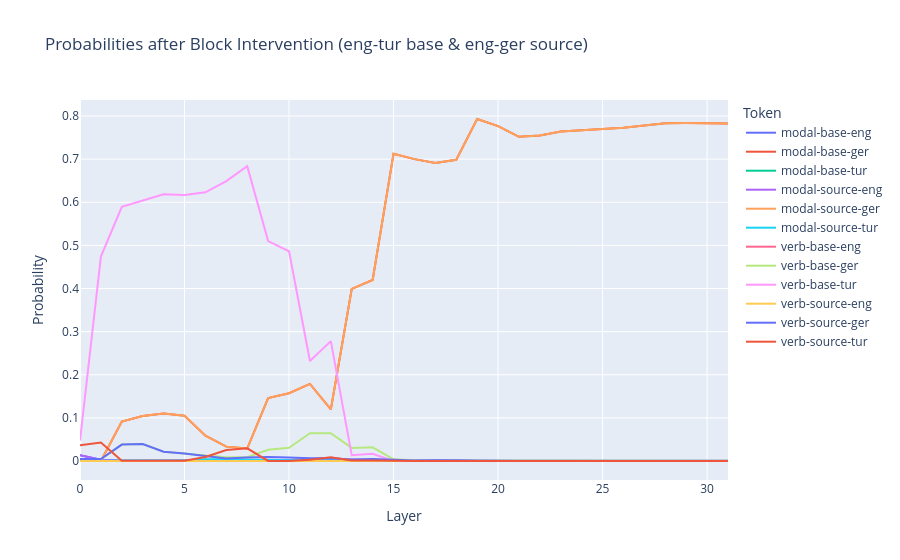

The code cell stored with this chart in its notebook:
### Markdown cell above
### Plotting

### Code cell
# Ensure the 'prob' column is numeric
df['prob'] = pd.to_numeric(df['prob'], errors='coerce')

# Drop rows with NaN in 'prob'
df = df.dropna(subset=['prob'])

# Create a line plot for token probabilities over layers
fig = px.line(
    df.groupby(['token_type', 'layer'], as_index=False)['prob'].mean(),
    x="layer",
    y="prob",
    color="token_type",
    title=f"Probabilities after Block Intervention ({src_lang_base}-{tgt_lang_base} base & {src_lang_source}-{tgt_lang_source} source)",
    labels={"layer": "Layer", "prob": "Probability", "token_type": "Token"},
    # category_orders={"layer": [str(i) for i in range(model.config.n_layer)]},
)

# Show the plot
fig.show()
# fig.write_image(block_intervention_plot_save_path)

### Figure 1 — Plotly figure (JSON) as saved in the notebook; plotly's stock layout.template omitted (floating-point values rounded to 4 significant figures)
{"data": [{"hovertemplate": "Token=modal-base-eng<br>Layer=%{x}<br>Probability=%{y}<extra></extra>", "legendgroup": "modal-base-eng", "line": {"color": "#636efa", "dash": "solid"}, "marker": {"symbol": "circle"}, "mode": "lines", "name": "modal-base-eng", "orientation": "v", "showlegend": true, "type": "scatter", "x": [0, 1, 2, 3, 4, 5, 6, 7, 8, 9, 10, 11, 12, 13, 14, 15, 16, 17, 18, 19, 20, 21, 22, 23, 24, 25, 26, 27, 28, 29, 30, 31], "xaxis": "x", "y": [0.01317, 0.002999, 0.0005158, 0.0004261, 0.0004412, 0.0006274, 0.001343, 0.001537, 0.001357, 0.001753, 0.001802, 0.003165, 0.003743, 0.003287, 0.003134, 0.0005773, 0.0009919, 0.001105, 0.001225, 0.0002652, 3.481e-05, 1.824e-05, 1.091e-05, 1.021e-05, 8.919e-06, 6.611e-06, 6.382e-06, 4.581e-06, 3.284e-06, 2.478e-06, 2.18e-06, 2.166e-06], "yaxis": "y"}, {"hovertemplate": "Token=modal-base-ger<br>Layer=%{x}<br>Probability=%{y}<extra></extra>", "legendgroup": "modal-base-ger", "line": {"color": "#EF553B", "dash": "solid"}, "marker": {"symbol": "circle"}, "mode": "lines", "name": "modal-base-ger", "orientation": "v", "showlegend": true, "type": "scatter", "x": [0, 1, 2, 3, 4, 5, 6, 7, 8, 9, 10, 11, 12, 13, 14, 15, 16, 17, 18, 19, 20, 21, 22, 23, 24, 25, 26, 27, 28, 29, 30, 31], "xaxis": "x", "y": [0.0003202, 0.0002379, 0.0914, 0.1044, 0.1102, 0.105, 0.0587, 0.03334, 0.02898, 0.1458, 0.1571, 0.1788, 0.1197, 0.3992, 0.4197, 0.7127, 0.7001, 0.6913, 0.6985, 0.7931, 0.7766, 0.7517, 0.7548, 0.764, 0.767, 0.7698, 0.773, 0.7778, 0.7831, 0.7836, 0.783, 0.7828], "yaxis": "y"}, {"hovertemplate": "Token=modal-base-tur<br>Layer=%{x}<br>Probability=%{y}<extra></extra>", "legendgroup": "modal-base-tur", "line": {"color": "#00cc96", "dash": "solid"}, "marker": {"symbol": "circle"}, "mode": "lines", "name": "modal-base-tur", "orientation": "v", "showlegend": true, "type": "scatter", "x": [0, 1, 2, 3, 4, 5, 6, 7, 8, 9, 10, 11, 12, 13, 14, 15, 16, 17, 18, 19, 20, 21, 22, 23, 24, 25, 26, 27, 28, 29, 30, 31], "xaxis": "x", "y": [0.0003222, 0.0002618, 0.0004946, 0.0004562, 0.0004117, 0.0008462, 0.003597, 0.002579, 0.001537, 0.002033, 0.001837, 0.001709, 0.002255, 0.0009795, 0.0009377, 2.624e-05, 3.396e-05, 2.632e-05, 1.155e-05, 5.13e-07, 5.345e-08, 2.594e-08, 1.963e-08, 1.752e-08, 1.402e-08, 1.061e-08, 9.294e-09, 6.172e-09, 3.995e-09, 2.824e-09, 2.786e-09, 2.834e-09], "yaxis": "y"}, {"hovertemplate": "Token=modal-source-eng<br>Layer=%{x}<br>Probability=%{y}<extra></extra>", "legendgroup": "modal-source-eng", "line": {"color": "#ab63fa", "dash": "solid"}, "marker": {"symbol": "circle"}, "mode": "lines", "name": "modal-source-eng", "orientation": "v", "showlegend": true, "type": "scatter", "x": [0, 1, 2, 3, 4, 5, 6, 7, 8, 9, 10, 11, 12, 13, 14, 15, 16, 17, 18, 19, 20, 21, 22, 23, 24, 25, 26, 27, 28, 29, 30, 31], "xaxis": "x", "y": [0.01317, 0.002999, 0.0005158, 0.0004261, 0.0004412, 0.0006274, 0.001343, 0.001537, 0.001357, 0.001753, 0.001802, 0.003165, 0.003743, 0.003287, 0.003134, 0.0005773, 0.0009919, 0.001105, 0.001225, 0.0002652, 3.481e-05, 1.824e-05, 1.091e-05, 1.021e-05, 8.919e-06, 6.611e-06, 6.382e-06, 4.581e-06, 3.284e-06, 2.478e-06, 2.18e-06, 2.166e-06], "yaxis": "y"}, {"hovertemplate": "Token=modal-source-ger<br>Layer=%{x}<br>Probability=%{y}<extra></extra>", "legendgroup": "modal-source-ger", "line": {"color": "#FFA15A", "dash": "solid"}, "marker": {"symbol": "circle"}, "mode": "lines", "name": "modal-source-ger", "orientation": "v", "showlegend": true, "type": "scatter", "x": [0, 1, 2, 3, 4, 5, 6, 7, 8, 9, 10, 11, 12, 13, 14, 15, 16, 17, 18, 19, 20, 21, 22, 23, 24, 25, 26, 27, 28, 29, 30, 31], "xaxis": "x", "y": [0.0003202, 0.0002379, 0.0914, 0.1044, 0.1102, 0.105, 0.0587, 0.03334, 0.02898, 0.1458, 0.1571, 0.1788, 0.1197, 0.3992, 0.4197, 0.7127, 0.7001, 0.6913, 0.6985, 0.7931, 0.7766, 0.7517, 0.7548, 0.764, 0.767, 0.7698, 0.773, 0.7778, 0.7831, 0.7836, 0.783, 0.7828], "yaxis": "y"}, {"hovertemplate": "Token=modal-source-tur<br>Layer=%{x}<br>Probability=%{y}<extra></extra>", "legendgroup": "modal-source-tur", "line": {"color": "#19d3f3", "dash": "solid"}, "marker": {"symbol": "circle"}, "mode": "lines", "name": "modal-source-tur", "orientation": "v", "showlegend": true, "type": "scatter", "x": [0, 1, 2, 3, 4, 5, 6, 7, 8, 9, 10, 11, 12, 13, 14, 15, 16, 17, 18, 19, 20, 21, 22, 23, 24, 25, 26, 27, 28, 29, 30, 31], "xaxis": "x", "y": [0.0003222, 0.0002618, 0.0004946, 0.0004562, 0.0004117, 0.0008462, 0.003597, 0.002579, 0.001537, 0.002033, 0.001837, 0.001709, 0.002255, 0.0009795, 0.0009377, 2.624e-05, 3.396e-05, 2.632e-05, 1.155e-05, 5.13e-07, 5.345e-08, 2.594e-08, 1.963e-08, 1.752e-08, 1.402e-08, 1.061e-08, 9.294e-09, 6.172e-09, 3.995e-09, 2.824e-09, 2.786e-09, 2.834e-09], "yaxis": "y"}, {"hovertemplate": "Token=verb-base-eng<br>Layer=%{x}<br>Probability=%{y}<extra></extra>", "legendgroup": "verb-base-eng", "line": {"color": "#FF6692", "dash": "solid"}, "marker": {"symbol": "circle"}, "mode": "lines", "name": "verb-base-eng", "orientation": "v", "showlegend": true, "type": "scatter", "x": [0, 1, 2, 3, 4, 5, 6, 7, 8, 9, 10, 11, 12, 13, 14, 15, 16, 17, 18, 19, 20, 21, 22, 23, 24, 25, 26, 27, 28, 29, 30, 31], "xaxis": "x", "y": [0.0001209, 0.0002195, 5.521e-05, 4.427e-05, 4.374e-05, 5.725e-05, 9.72e-05, 9.862e-05, 0.0001289, 0.0004902, 0.0005443, 0.0005697, 0.0006574, 0.0004726, 0.0005177, 7.065e-05, 5.996e-05, 6.636e-05, 4.619e-05, 2.437e-05, 4.404e-06, 1.95e-06, 1.639e-06, 1.441e-06, 1.493e-06, 1.149e-06, 1.197e-06, 9.992e-07, 9.355e-07, 8.511e-07, 8.263e-07, 8.477e-07], "yaxis": "y"}, {"hovertemplate": "Token=verb-base-ger<br>Layer=%{x}<br>Probability=%{y}<extra></extra>", "legendgroup": "verb-base-ger", "line": {"color": "#B6E880", "dash": "solid"}, "marker": {"symbol": "circle"}, "mode": "lines", "name": "verb-base-ger", "orientation": "v", "showlegend": true, "type": "scatter", "x": [0, 1, 2, 3, 4, 5, 6, 7, 8, 9, 10, 11, 12, 13, 14, 15, 16, 17, 18, 19, 20, 21, 22, 23, 24, 25, 26, 27, 28, 29, 30, 31], "xaxis": "x", "y": [0.004549, 0.00458, 0.03804, 0.03947, 0.02164, 0.01747, 0.01278, 0.008761, 0.008755, 0.02614, 0.03057, 0.06435, 0.0643, 0.03042, 0.03171, 0.003961, 0.001783, 0.001786, 0.001002, 0.001197, 0.0008877, 0.0003299, 0.0003292, 0.0003399, 0.0003351, 0.0002777, 0.0003408, 0.0004907, 0.0004841, 0.0004723, 0.0004156, 0.000413], "yaxis": "y"}, {"hovertemplate": "Token=verb-base-tur<br>Layer=%{x}<br>Probability=%{y}<extra></extra>", "legendgroup": "verb-base-tur", "line": {"color": "#FF97FF", "dash": "solid"}, "marker": {"symbol": "circle"}, "mode": "lines", "name": "verb-base-tur", "orientation": "v", "showlegend": true, "type": "scatter", "x": [0, 1, 2, 3, 4, 5, 6, 7, 8, 9, 10, 11, 12, 13, 14, 15, 16, 17, 18, 19, 20, 21, 22, 23, 24, 25, 26, 27, 28, 29, 30, 31], "xaxis": "x", "y": [0.04741, 0.4742, 0.5896, 0.6039, 0.6187, 0.6169, 0.6231, 0.6493, 0.6838, 0.5099, 0.4863, 0.232, 0.278, 0.0134, 0.01685, 0.0001562, 0.0001203, 9.188e-05, 2.571e-05, 7.652e-07, 3.869e-08, 1.286e-08, 8.938e-09, 8.07e-09, 6.187e-09, 5.762e-09, 4.944e-09, 3.561e-09, 2.493e-09, 1.951e-09, 1.837e-09, 1.829e-09], "yaxis": "y"}, {"hovertemplate": "Token=verb-source-eng<br>Layer=%{x}<br>Probability=%{y}<extra></extra>", "legendgroup": "verb-source-eng", "line": {"color": "#FECB52", "dash": "solid"}, "marker": {"symbol": "circle"}, "mode": "lines", "name": "verb-source-eng", "orientation": "v", "showlegend": true, "type": "scatter", "x": [0, 1, 2, 3, 4, 5, 6, 7, 8, 9, 10, 11, 12, 13, 14, 15, 16, 17, 18, 19, 20, 21, 22, 23, 24, 25, 26, 27, 28, 29, 30, 31], "xaxis": "x", "y": [1.067e-05, 9.201e-06, 1.758e-05, 1.178e-05, 1.26e-05, 1.43e-05, 2.273e-05, 2.306e-05, 2.296e-05, 1.565e-05, 1.416e-05, 3.048e-05, 3.299e-05, 0.0004466, 0.0002963, 3.278e-05, 2.314e-05, 1.755e-05, 1.072e-05, 4.884e-06, 2.841e-06, 1.485e-06, 1.253e-06, 2.642e-06, 2.367e-06, 3.087e-06, 2.633e-06, 2.573e-06, 1.827e-06, 1.566e-06, 1.548e-06, 1.584e-06], "yaxis": "y"}, {"hovertemplate": "Token=verb-source-ger<br>Layer=%{x}<br>Probability=%{y}<extra></extra>", "legendgroup": "verb-source-ger", "line": {"color": "#636efa", "dash": "solid"}, "marker": {"symbol": "circle"}, "mode": "lines", "name": "verb-source-ger", "orientation": "v", "showlegend": true, "type": "scatter", "x": [0, 1, 2, 3, 4, 5, 6, 7, 8, 9, 10, 11, 12, 13, 14, 15, 16, 17, 18, 19, 20, 21, 22, 23, 24, 25, 26, 27, 28, 29, 30, 31], "xaxis": "x", "y": [0.004548, 0.004568, 0.03804, 0.03947, 0.02164, 0.01747, 0.01134, 0.00605, 0.008248, 0.009528, 0.008144, 0.00613, 0.007036, 0.003025, 0.004443, 0.00251, 0.001445, 0.001484, 0.0008515, 0.001194, 0.0008894, 0.0003315, 0.000331, 0.0003435, 0.0003405, 0.0002876, 0.0003477, 0.0004964, 0.0004888, 0.0004769, 0.0004198, 0.0004174], "yaxis": "y"}, {"hovertemplate": "Token=verb-source-tur<br>Layer=%{x}<br>Probability=%{y}<extra></extra>", "legendgroup": "verb-source-tur", "line": {"color": "#EF553B", "dash": "solid"}, "marker": {"symbol": "circle"}, "mode": "lines", "name": "verb-source-tur", "orientation": "v", "showlegend": true, "type": "scatter", "x": [0, 1, 2, 3, 4, 5, 6, 7, 8, 9, 10, 11, 12, 13, 14, 15, 16, 17, 18, 19, 20, 21, 22, 23, 24, 25, 26, 27, 28, 29, 30, 31], "xaxis": "x", "y": [0.03623, 0.04286, 0.0003577, 0.0001045, 0.0002239, 0.0005128, 0.009363, 0.02527, 0.02938, 0.0002835, 0.0001699, 0.002954, 0.00863, 0.001201, 0.0009353, 1.664e-05, 5.493e-05, 3.738e-05, 1.318e-05, 8.334e-07, 9.716e-08, 4.84e-08, 4.125e-08, 6.369e-08, 4.953e-08, 5.814e-08, 4.261e-08, 2.833e-08, 1.834e-08, 1.365e-08, 1.325e-08, 1.325e-08], "yaxis": "y"}], "layout": {"legend": {"title": {"text": "Token"}, "tracegroupgap": 0}, "title": {"text": "Probabilities after Block Intervention (eng-tur base & eng-ger source)"}, "xaxis": {"anchor": "y", "domain": [0, 1], "title": {"text": "Layer"}}, "yaxis": {"anchor": "x", "domain": [0, 1], "title": {"text": "Probability"}}}}
